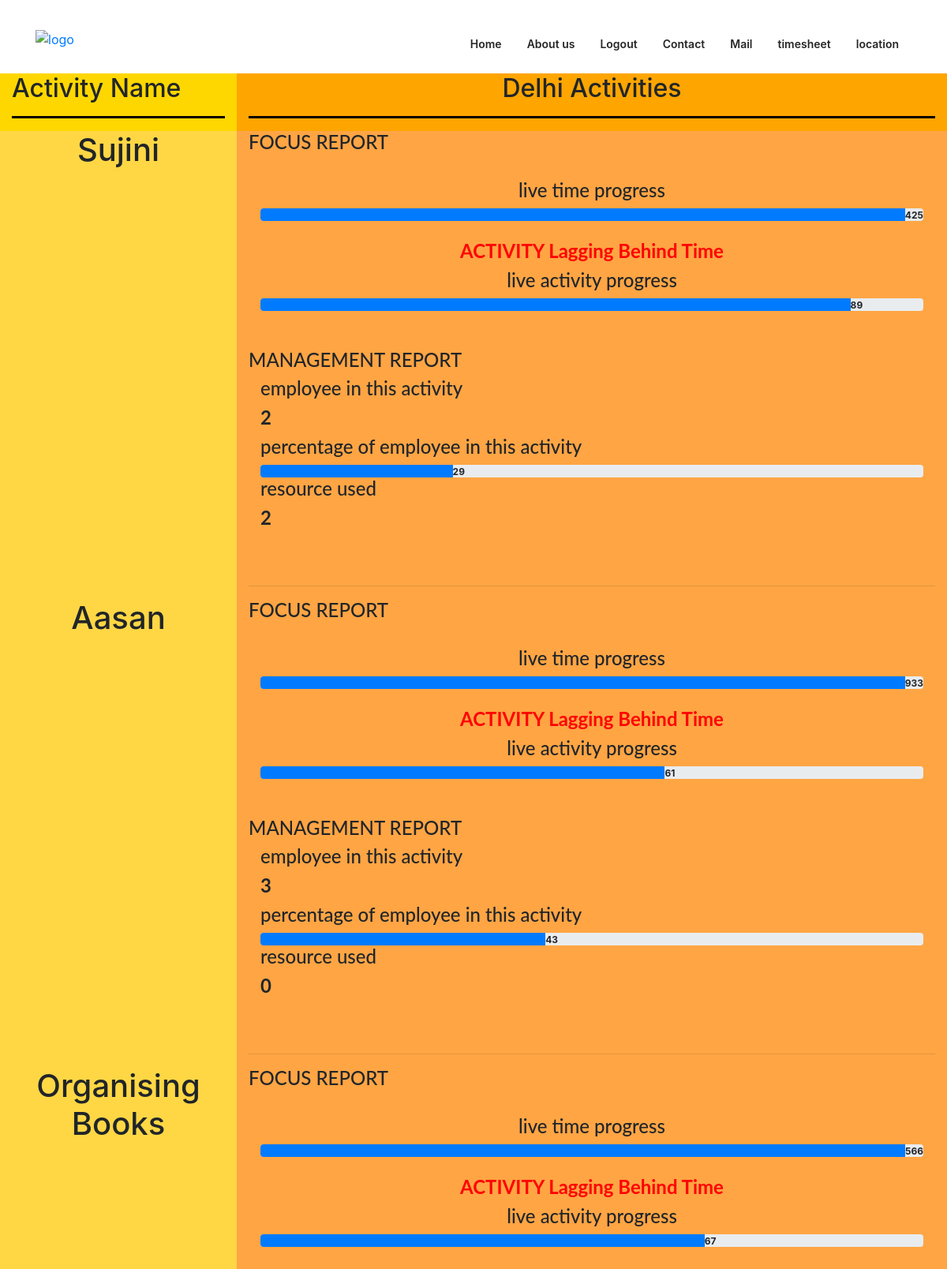
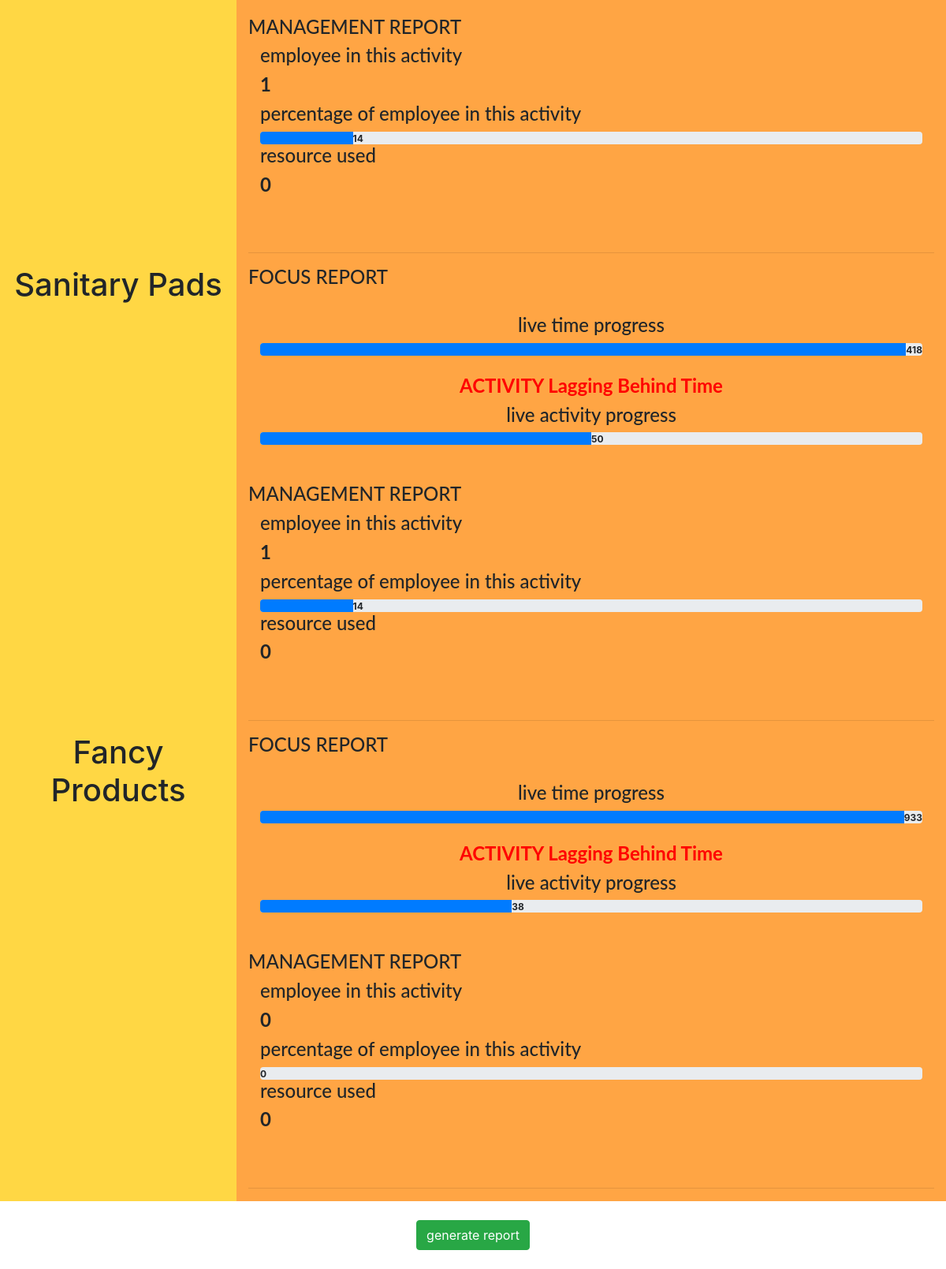
/delhi.php, run on the app's committed database (2 pictures, top to bottom).
### tables this page shows
CREATE TABLE IF NOT EXISTS `activity` (
  `aid` int(4) NOT NULL AUTO_INCREMENT,
  `aname` varchar(30) NOT NULL,
  `tsa` date NOT NULL,
  `tea` date NOT NULL,
  `ac` int(20) NOT NULL,
  `ta` int(20) NOT NULL,
  `noe` int(4) NOT NULL,
  PRIMARY KEY (`aid`)
);

### delhi.php (the view, shortened to what this page needs)
<!DOCTYPE html>
<html lang="en">
<head>
    <link rel="stylesheet" href="https://maxcdn.bootstrapcdn.com/bootstrap/4.0.0/css/bootstrap.min.css">
    <link rel="stylesheet" href="css/bootstrap.min.css">
    <link rel="stylesheet" href="css/font-awesome.min.css">
    <link rel="stylesheet" href="css/elegant-fonts.css">
    <link rel="stylesheet" href="css/themify-icons.css">
    <link rel="stylesheet" href="css/swiper.min.css">
    <link rel="stylesheet" href="style.css">
    <link href="https://stackpath.bootstrapcdn.com/bootstrap/4.1.1/css/bootstrap.min.css" rel="stylesheet">
</head>
<body>
   <header class="site-header"  style="background-color:#ffffff">
     <div class="nav-bar">
        <div class="container">
            <div class="row">
                <div class="col-12 d-flex flex-wrap justify-content-between align-items-center">
                    <div class="site-branding d-flex align-items-center">
                        <a class="d-block" href="index.html" rel="home"><img class="d-block" src="images/logo.png" alt="logo"></a>
                    </div>
                    <nav class="site-navigation d-flex justify-content-end align-items-center">
                        <ul class="d-flex flex-column flex-lg-row justify-content-lg-end align-content-center">
                            <li><a href="index.php">Home</a></li>
                            <li><a href="about.html">About us</a></li>
                            <li><a href="logout.php">Logout</a></li>
                            <li><a href="contact.html">Contact</a></li>
                            <li><a href="mymail.php">Mail</a></li>
                            <li><a href="timesheet.php">timesheet</a></li>
                            <li><a href="display_dept_head_details.php">location</a></li>
                        </ul>
                    </nav>
                </div>
            </div>
        </div>
    </div>
</header>
    <div class="container-fluid">
        <div class="row">
            <div class="col-12 col-lg-3" style="background-color:#ffd700;">
                <h2>Activity Name</h2><hr style="height:2px;background-color:#000000;"></div>
                <div class="col-12 col-lg-9"style="background-color:#ffa500">
                    <h2 align="center">Delhi Activities</h2><hr style="height:2px;background-color:#000000;"></div>
        </div>
    </div>
			<?php
include 'conn.php';
$q="select * from activity";
$query = mysqli_query($conn,$q);
while ($res = mysqli_fetch_array($query)) {
?>
        <?php $vip=$res['noe'];
         $y1=strtotime("now");
         $y2=strtotime($res['tsa']);
         $y=$y1-$y2;
         $z1=strtotime($res['tea']);
         $z2=strtotime($res['tsa']);
         $z=$z1-$z2;
         $x=round(($y/$z)*100);
         $a=round(($res['ac']/$res['ta'])*100);
         $aid=$res['aid'];
         if($a<$x)
         {$r="ACTIVITY Lagging Behind Time";}
         else
         {$r="";}
         $w=" SELECT COUNT(*) FROM employee WHERE aid='$aid'";
         $wuery=mysqli_query($conn,$w);
          $tes= mysqli_fetch_array($wuery) ;
          $t=" SELECT COUNT(*) FROM employee";
         $tuery=mysqli_query($conn,$t);
          $tet= mysqli_fetch_array($tuery) ;
            $ttt=round(($tes[0]/$tet[0])*100) ;
         $re ="select count(*) from res where aid='$aid'";
         $rquery=mysqli_query($conn,$re);
         $r1=mysqli_fetch_array($rquery);
    ?>
    <div class="container-fluid">
        <div class="row";>
            <div class="col-lg-3" style="background-color:#ffd744;" align="center"><h1><?php echo $res['aname'] ?></h1></div>
            <div class="col-lg-9" style="background-color:#ffa544;">
                <h4>FOCUS REPORT</h4><br>
                   <div class='container'  style="background-color:none;">
                       <center><h4>live time progress</h4></center><div class="progress">
    <?php echo "<div class='progress-bar progress-bar-success' role='progressbar' aria-valuenow='25' aria-valuemin='0' aria-valuemax='100' style='width:$x%';></div>";  echo"<b>$x</b>"; ?>
                       </div></div><br>
                <center><h4 style="color:red"><?php echo" <b>$r</b>"; ?></h4></center>
                <div class='container'  style="background-color:none;"><center><h4>live activity progress</h4></center><div class="progress">
    <?php echo "<div class='progress-bar progress-bar-success' role='progressbar' aria-valuenow='25' aria-valuemin='0' aria-valuemax='100' style='width:$a%';></div>";  echo "<b> $a</b>"; ?>
                    </div></div><br><br>
                <h4>MANAGEMENT REPORT</h4>
                <div  class="container" style="background-color:#dfdfd;"><h4>employee in this activity</h4><h4><b><?php echo $tes[0]; ?></b></h4></div>
                   <div  class="container" style="background-color:#dfdfd;"><h4>percentage of employee in this activity</h4><div class="progress">
    <?php echo "<div class='progress-bar progress-bar-success' role='progressbar' aria-valuenow='25' aria-valuemin='0' aria-valuemax='100' style='width:$ttt%';></div>"; echo "<b>$ttt</b>"; ?>
                       </div></div>
                <div  class="container" style="background-color:#dfdfd;"><h4>resource used </h4><h4><b><?php echo $r1[0]; ?></b></h4></div>
                <br><br><hr>
            </div> </div></div>
<?php
                                          }
    ?>
<br>
<div align="center">
  <form action="generate.php" method="post">
    <input name="" value="generate report" class="btn btn-success" type="submit"/>
  </form>
</div>
<br>
</body>

### style.css (style rules this page uses)
body { color: #262626; font-size: 16px; line-height: 1.8; font-family: 'Montserrat', sans-serif; }
img { vertical-align: baseline; }
a { color: #262626; }
.site-branding { width: calc(100% - 24px); padding: 20px 0; }
.site-branding a { margin-top: 6px; }
@media screen and (min-width: 992px) { .site-branding { width: auto; } }
.site-navigation ul { position: fixed; top: 0; left: -320px; z-index: 9999; width: 320px; max-width: calc(100% - 120px); height: 100%; padding: 30px 15px; margin: 0; background: #fff; list-style: none; overflow-x: scroll; transition: all 0.35s; }
.site-navigation ul li { margin: 0 16px; }
.site-navigation ul li a { display: block; padding: 16px 0; font-size: 14px; font-weight: 600; line-height: 1; color: #262626; text-decoration: none; transition: color .35s; }
@media screen and (min-width: 992px) { .site-navigation ul { position: relative; top: auto; left: auto; width: 100%; max-width: 100%; height: auto; padding: 0; overflow: auto; background: transparent; } }
@media screen and (min-width: 992px) { .site-navigation ul li a { padding: 49px 0 30px; } }
.btn { padding: 18px 40px; border: 2px solid #262626; border-radius: 24px; font-size: 14px; font-weight: 600; line-height: 1; color: #262626; outline: none; }

### delhi.php (style rules this page uses)
h4 { font-family:lato; }

### data on the page
activity: aname "Sujini", x "425", r "ACTIVITY Lagging Behind Time", a "89", tes "2", ttt "29", r1 "2"
activity: aname "Aasan", x "933", r "ACTIVITY Lagging Behind Time", a "61", tes "3", ttt "43", r1 "0"
activity: aname "Organising Books", x "566", r "ACTIVITY Lagging Behind Time", ta "67", tes "1", ttt "14", r1 "0"
activity: aname "Sanitary Pads", x "418", r "ACTIVITY Lagging Behind Time", a "50", tes "1", ttt "14", r1 "0"
activity: aname "Fancy Products", x "933", r "ACTIVITY Lagging Behind Time", a "38", tes "0", ttt "0", r1 "0"
